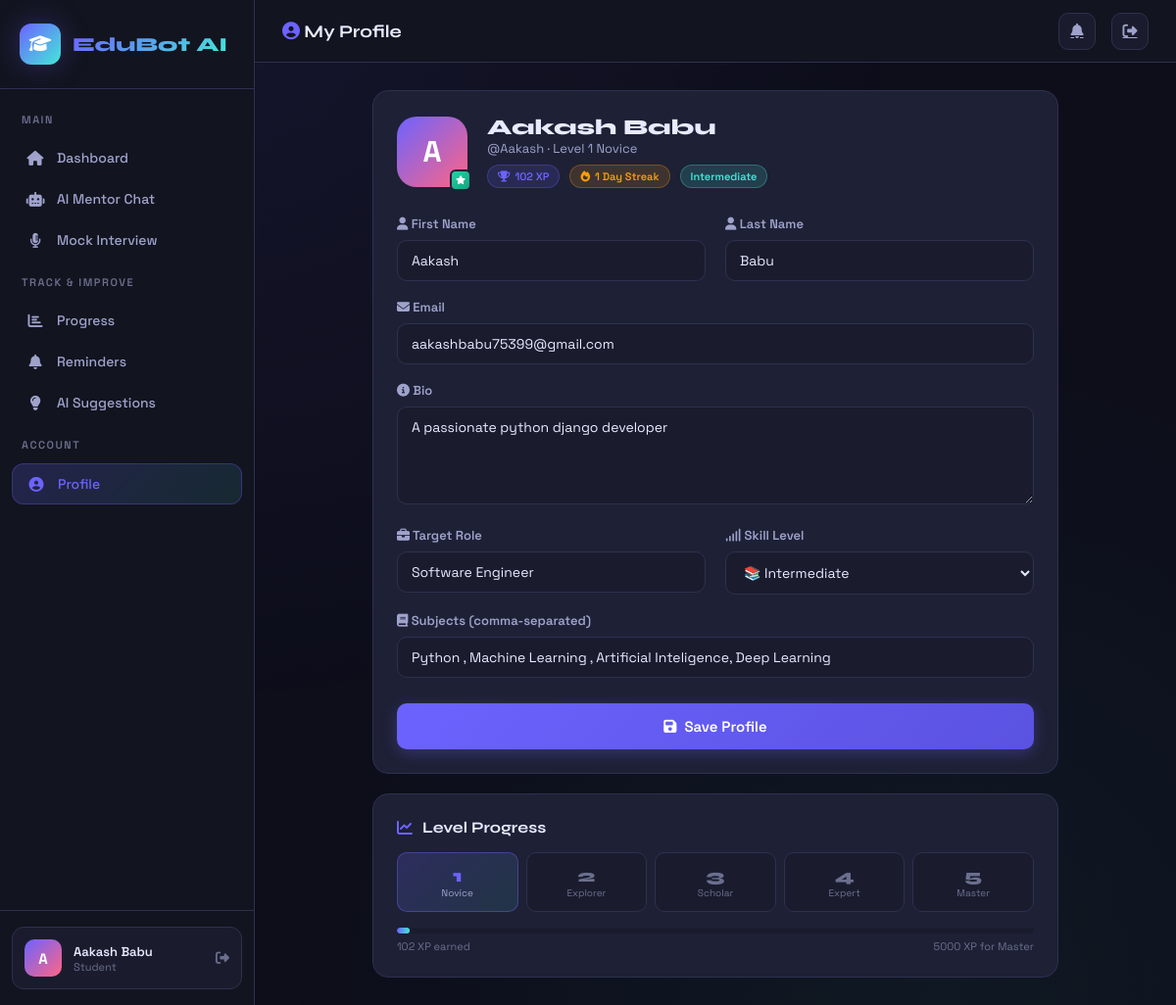
/profile/ (signed in), run on the app's committed database.
### core/models.py (models this page shows, shortened)
class StudentProfile(models.Model):
    SKILL_LEVELS = [('beginner', 'Beginner'), ('intermediate', 'Intermediate'), ('advanced', 'Advanced')]
    user = models.OneToOneField(User, on_delete=models.CASCADE, related_name='student_profile')
    bio = models.TextField(blank=True)
    skill_level = models.CharField(max_length=20, choices=SKILL_LEVELS, default='beginner')
    target_role = models.CharField(max_length=100, blank=True)
    subjects = models.TextField(blank=True, help_text="Comma-separated subjects")
    profile_picture = models.ImageField(upload_to='profiles/', blank=True, null=True)
    created_at = models.DateTimeField(auto_now_add=True)
    total_xp = models.IntegerField(default=0)
    streak_days = models.IntegerField(default=0)
    last_active = models.DateField(null=True, blank=True)
    @property
    def level(self):
        if self.total_xp < 500: return 1
        elif self.total_xp < 1500: return 2
        elif self.total_xp < 3000: return 3
        elif self.total_xp < 5000: return 4
        else: return 5
    @property
    def level_name(self):
        names = {1: 'Novice', 2: 'Explorer', 3: 'Scholar', 4: 'Expert', 5: 'Master'}
        return names[self.level]

### core/views.py (the view, shortened to what this page needs)
# urls.py: path('profile/', views.profile_view, name='profile'),
@login_required
def profile_view(request):
    profile, _ = StudentProfile.objects.get_or_create(user=request.user)
    return render(request, 'student/profile.html', {'profile': profile})

### templates/student/profile.html (shortened to what this page needs)
{% extends 'base.html' %}
{% block page_title %}<i class="fas fa-user-circle" style="color:var(--primary)"></i> My Profile{% endblock %}
{% block content %}
<div style="max-width:700px;margin:0 auto">
  <div class="card" style="margin-bottom:20px">
    <div style="display:flex;align-items:center;gap:20px;margin-bottom:28px">
      <div style="width:72px;height:72px;border-radius:20px;background:linear-gradient(135deg,var(--primary),var(--secondary));display:flex;align-items:center;justify-content:center;font-size:30px;font-weight:800;color:#fff;flex-shrink:0;position:relative">
        {{ request.user.username|first|upper }}
        <div style="position:absolute;bottom:-4px;right:-4px;width:22px;height:22px;background:linear-gradient(135deg,var(--success),#16a37f);border-radius:6px;display:flex;align-items:center;justify-content:center;border:2px solid var(--card)">
          <i class="fas fa-star" style="font-size:9px;color:#fff"></i>
        </div>
      </div>
      <div>
        <h2 style="font-family:'Syne',sans-serif;font-size:22px;font-weight:800">{{ request.user.get_full_name|default:request.user.username }}</h2>
        <p style="color:var(--text2);font-size:13px">@{{ request.user.username }} · Level {{ profile.level }} {{ profile.level_name }}</p>
        <div style="display:flex;gap:10px;margin-top:8px;flex-wrap:wrap">
          <span class="badge badge-primary"><i class="fas fa-trophy"></i> {{ profile.total_xp }} XP</span>
          <span class="badge badge-warning"><i class="fas fa-fire"></i> {{ profile.streak_days }} Day Streak</span>
          <span class="badge badge-info">{{ profile.get_skill_level_display }}</span>
        </div>
      </div>
    </div>
    <form method="POST" enctype="multipart/form-data">
      <div class="grid-2">
        <div class="form-group">
          <label class="form-label"><i class="fas fa-user"></i> First Name</label>
          <input name="first_name" class="form-control" value="{{ request.user.first_name }}">
        </div>
        <div class="form-group">
          <label class="form-label"><i class="fas fa-user"></i> Last Name</label>
          <input name="last_name" class="form-control" value="{{ request.user.last_name }}">
        </div>
      </div>
      <div class="form-group">
        <label class="form-label"><i class="fas fa-envelope"></i> Email</label>
        <input name="email" type="email" class="form-control" value="{{ request.user.email }}">
      </div>
      <div class="form-group">
        <label class="form-label"><i class="fas fa-info-circle"></i> Bio</label>
        <textarea name="bio" class="form-control" rows="3" placeholder="Tell us about yourself...">{{ profile.bio }}</textarea>
      </div>
      <div class="grid-2">
        <div class="form-group">
          <label class="form-label"><i class="fas fa-briefcase"></i> Target Role</label>
          <input name="target_role" class="form-control" value="{{ profile.target_role }}" placeholder="e.g. Software Engineer">
        </div>
        <div class="form-group">
          <label class="form-label"><i class="fas fa-signal"></i> Skill Level</label>
          <select name="skill_level" class="form-control">
            <option value="intermediate" {% if profile.skill_level == 'intermediate' %}selected{% endif %}>📚 Intermediate</option>
          </select>
        </div>
      </div>
      <div class="form-group">
        <label class="form-label"><i class="fas fa-book"></i> Subjects (comma-separated)</label>
        <input name="subjects" class="form-control" value="{{ profile.subjects }}" placeholder="e.g. Python, Machine Learning, Web Development">
      </div>
      <button type="submit" class="btn btn-primary btn-lg w-100" style="justify-content:center;margin-top:8px">
        <i class="fas fa-save"></i> Save Profile
      </button>
    </form>
  </div>
  <div class="card">
    <div class="card-title" style="margin-bottom:16px"><i class="fas fa-chart-line"></i> Level Progress</div>
    <div style="display:grid;grid-template-columns:repeat(5,1fr);gap:8px;margin-bottom:16px">
      {% for i in "12345" %}
      <div style="text-align:center;padding:12px 8px;background:{% if profile.level >= forloop.counter %}linear-gradient(135deg,rgba(108,99,255,0.2),rgba(67,232,216,0.1)){% else %}var(--bg3){% endif %};border:1px solid {% if profile.level >= forloop.counter %}rgba(108,99,255,0.4){% else %}var(--border){% endif %};border-radius:10px">
        <div style="font-family:'Syne',sans-serif;font-size:18px;font-weight:800;color:{% if profile.level >= forloop.counter %}var(--primary){% else %}var(--text3){% endif %}">{{ forloop.counter }}</div>
        <div style="font-size:10px;color:{% if profile.level >= forloop.counter %}var(--text2){% else %}var(--text3){% endif %}">
          {% if forloop.counter == 1 %}Novice{% elif forloop.counter == 2 %}Explorer{% elif forloop.counter == 3 %}Scholar{% elif forloop.counter == 4 %}Expert{% else %}Master{% endif %}
        </div>
      </div>
      {% endfor %}
    </div>
    <div class="progress"><div class="progress-bar" style="width:{% widthratio profile.total_xp 5000 100 %}%"></div></div>
    <div style="display:flex;justify-content:space-between;font-size:11px;color:var(--text3);margin-top:6px">
      <span>{{ profile.total_xp }} XP earned</span><span>5000 XP for Master</span>
    </div>
  </div>
</div>
{% endblock %}

### templates/base.html (shortened to what this page needs)
<!DOCTYPE html>
<html lang="en">
<head>
<link rel="stylesheet" href="https://cdnjs.cloudflare.com/ajax/libs/font-awesome/6.5.0/css/all.min.css">
</head>
<body>
{% if user.is_authenticated %}
<aside class="sidebar">
  <div class="sidebar-brand">
    <div class="brand-icon"><i class="fas fa-graduation-cap"></i></div>
    <span class="brand-text">EduBot AI</span>
  </div>
  <nav class="sidebar-nav">
    {% if user.is_staff %}
    <div class="nav-section">
      <div class="nav-label">Admin Panel</div>
      <a href="{% url 'admin_dashboard' %}" class="nav-item {% if request.resolver_match.url_name == 'admin_dashboard' %}active{% endif %}">
        <i class="fas fa-fw fa-chart-pie"></i> Dashboard
      </a>
      <a href="{% url 'admin_students' %}" class="nav-item {% if 'students' in request.path %}active{% endif %}">
        <i class="fas fa-fw fa-users"></i> Students
      </a>
      <a href="{% url 'admin_analytics' %}" class="nav-item {% if 'analytics' in request.path %}active{% endif %}">
        <i class="fas fa-fw fa-chart-line"></i> Analytics
      </a>
    </div>
    {% else %}
    <div class="nav-section">
      <div class="nav-label">Main</div>
      <a href="{% url 'dashboard' %}" class="nav-item {% if request.resolver_match.url_name == 'dashboard' %}active{% endif %}">
        <i class="fas fa-fw fa-home"></i> Dashboard
      </a>
      <a href="{% url 'chatbot' %}" class="nav-item {% if 'chat' in request.path %}active{% endif %}">
        <i class="fas fa-fw fa-robot"></i> AI Mentor Chat
      </a>
      <a href="{% url 'interview_list' %}" class="nav-item {% if 'interview' in request.path %}active{% endif %}">
        <i class="fas fa-fw fa-microphone-alt"></i> Mock Interview
      </a>
    </div>
    <div class="nav-section">
      <div class="nav-label">Track & Improve</div>
      <a href="{% url 'progress' %}" class="nav-item {% if 'progress' in request.path %}active{% endif %}">
        <i class="fas fa-fw fa-chart-bar"></i> Progress
      </a>
      <a href="{% url 'reminders' %}" class="nav-item {% if 'reminder' in request.path %}active{% endif %}">
        <i class="fas fa-fw fa-bell"></i> Reminders
      </a>
      <a href="{% url 'suggestions' %}" class="nav-item {% if 'suggestion' in request.path %}active{% endif %}">
        <i class="fas fa-fw fa-lightbulb"></i> AI Suggestions
      </a>
    </div>
    <div class="nav-section">
      <div class="nav-label">Account</div>
      <a href="{% url 'profile' %}" class="nav-item {% if 'profile' in request.path %}active{% endif %}">
        <i class="fas fa-fw fa-user-circle"></i> Profile
      </a>
    </div>
    {% endif %}
  </nav>
  <div class="sidebar-footer">
    <div class="user-card">
      <div class="user-avatar">{{ user.username|first|upper }}</div>
      <div class="user-info">
        <div class="user-name">{{ user.get_full_name|default:user.username }}</div>
        <div class="user-role">{% if user.is_staff %}Administrator{% else %}Student{% endif %}</div>
      </div>
      <a href="{% url 'logout' %}" class="user-logout" title="Logout"><i class="fas fa-sign-out-alt"></i></a>
    </div>
  </div>
</aside>
<main class="main">
  <div class="topbar">
    <span class="topbar-title">{% block page_title %}Dashboard{% endblock %}</span>
    {% if not user.is_staff %}
    <a href="{% url 'reminders' %}" class="topbar-btn" title="Reminders"><i class="fas fa-bell"></i></a>
    {% endif %}
    <a href="{% url 'logout' %}" class="topbar-btn" title="Logout"><i class="fas fa-sign-out-alt"></i></a>
  </div>
  <div class="content">
    {% block content %}{% endblock %}
  </div>
</main>
{% else %}
{% block auth_content %}{% endblock %}
{% endif %}
</body>
</html>

### data on the page
StudentProfile: level "1", level_name "Novice", total_xp "102", streak_days "1", skill_level "Intermediate", bio "A passionate python django developer", target_role "Software Engineer", skill_level "📚 Intermediate", subjects "Python , Machine Learning , Artificial Inteligence, Deep Learning"

### other printed values
{{ user.username|first|upper }} "A"
{{ user.get_full_name|default:user.username }} "Aakash Babu"
{{ request.user.username|first|upper }} "A"
{{ request.user.get_full_name|default:request.user.username }} "Aakash Babu"
{{ request.user.username }} "Aakash"
